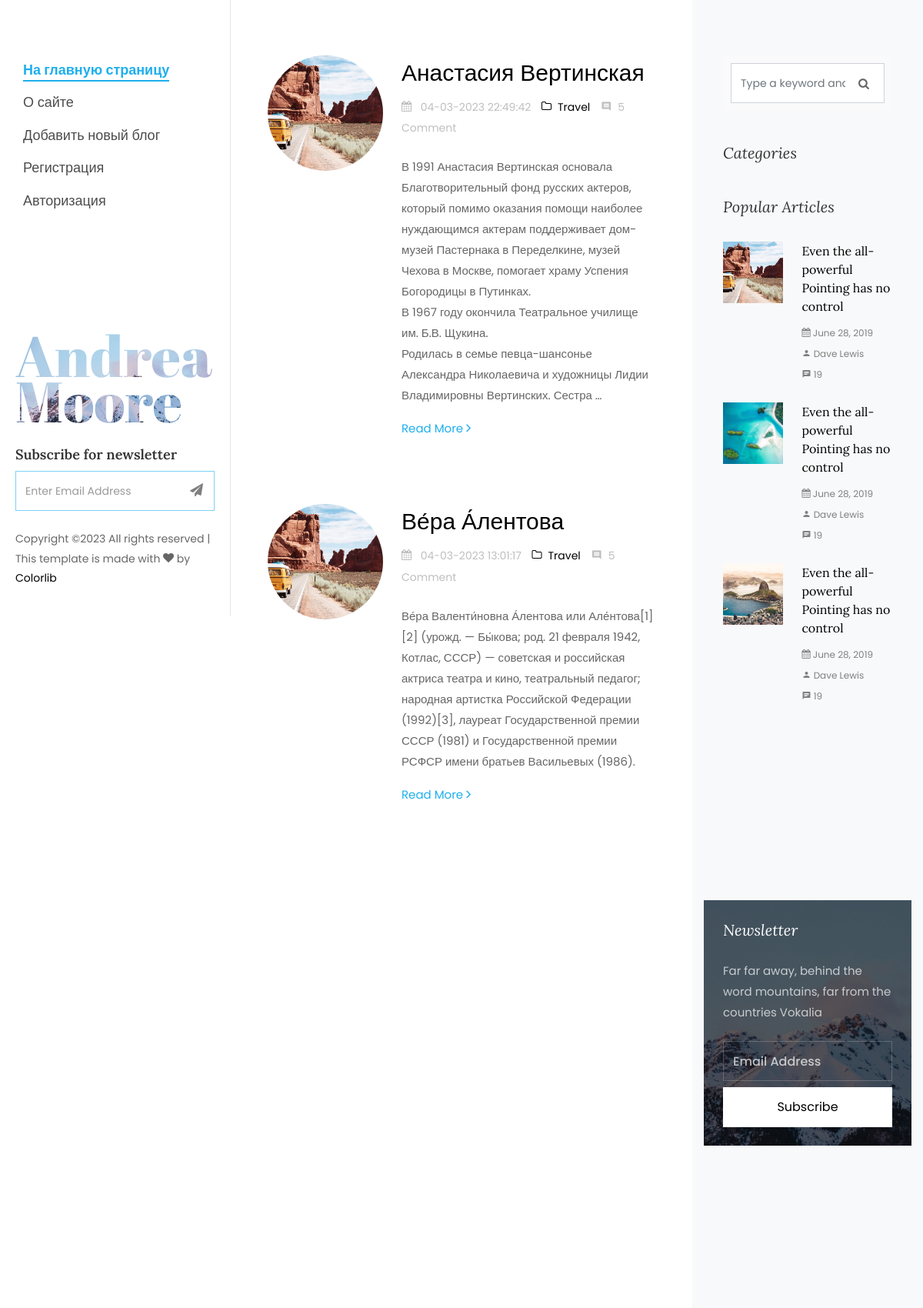
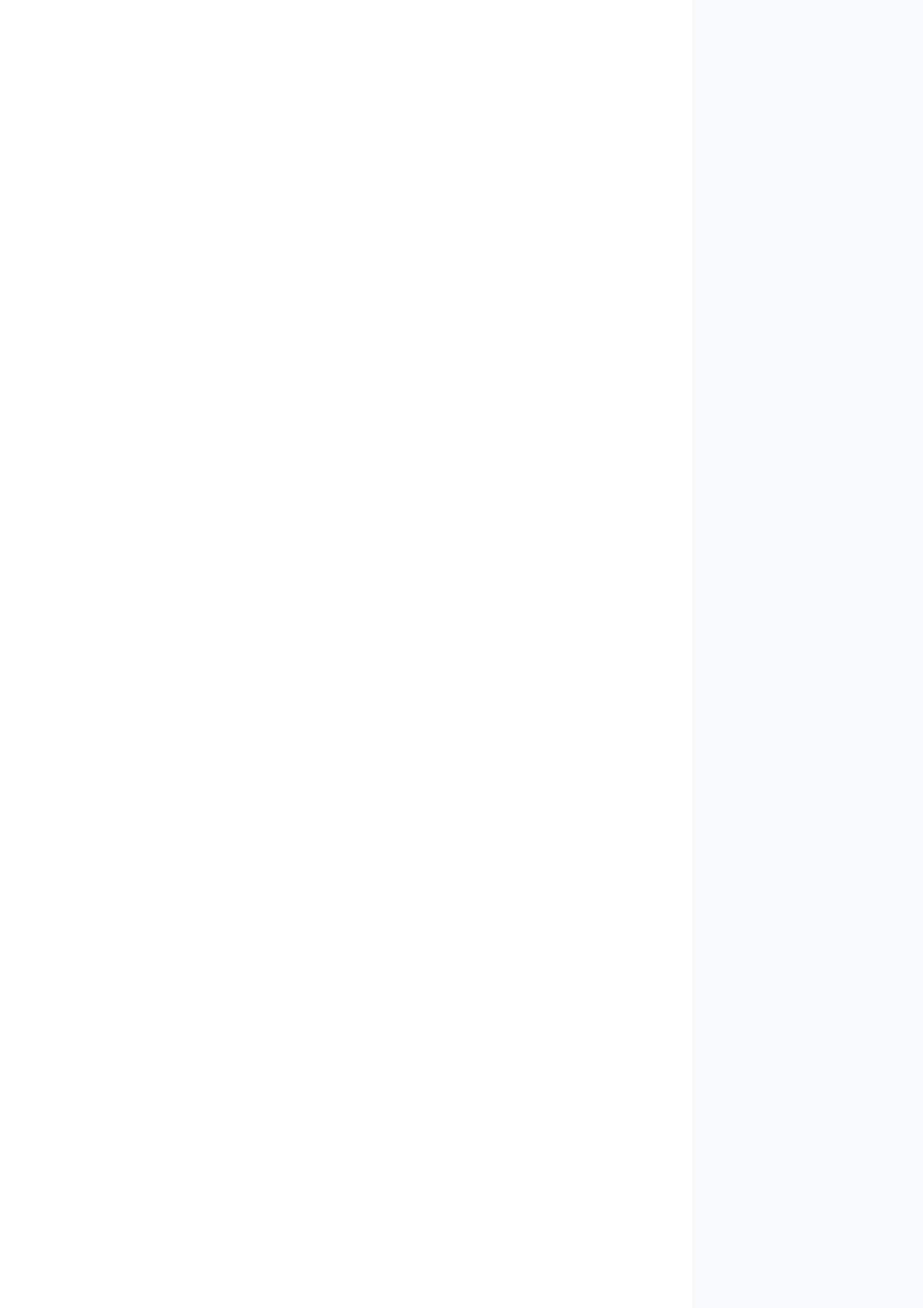
/cats/aktrisy/ (upper part), run on the app's committed database (2 pictures, top to bottom).
### women/models.py (models this page shows, shortened)
class Women(models.Model):
    objects = None
    title = models.CharField(max_length=255, verbose_name='Заголовок')
    content = models.TextField(blank=True)
    photo = models.ImageField(upload_to="photos/%Y/%m/%d/")
    time_create = models.DateTimeField(auto_now_add=True)
    slug = models.SlugField(max_length=250, unique= True, db_index= True, verbose_name= "URL")
    time_update = models.DateTimeField(auto_now=True)
    is_published = models.BooleanField(default=True)
    cat = models.ForeignKey('Category', on_delete=models.PROTECT, )
    class Meta:
        verbose_name_plural = 'Известные женщины'
        ordering = ('cat', 'title')

### women/views.py (the view)
# urls.py: path('cats/<slug:cat_slug>/', CategoryListView.as_view(), name='category'),
class CategoryListView(DataMixin, ListView):
    template_name = 'women/category.html'
    context_object_name = 'posts'
    def get_queryset(self):
        return Women.objects.filter(cat__slug=self.kwargs['cat_slug'], is_published=True)

### women/templates/women/category.html (shortened to what this page needs)
{% load static %}
<!DOCTYPE html>
<html lang="en">
  <head>
    <link rel="stylesheet" href="{% static 'css/open-iconic-bootstrap.min.css' %}">
    <link rel="stylesheet" href="{% static 'css/animate.css' %}">
    <link rel="stylesheet" href="{% static 'css/owl.carousel.min.css' %}">
    <link rel="stylesheet" href="{% static 'css/owl.theme.default.min.css' %}">
    <link rel="stylesheet" href="{% static 'css/magnific-popup.css' %}">
    <link rel="stylesheet" href="{% static 'css/aos.css' %}">
    <link rel="stylesheet" href="{% static 'css/ionicons.min.css' %}">
    <link rel="stylesheet" href="{% static 'css/bootstrap-datepicker.css' %}">
    <link rel="stylesheet" href="{% static 'css/jquery.timepicker.css' %}">
    <link rel="stylesheet" href="{%  static 'css/flaticon.css' %}">
    <link rel="stylesheet" href="{% static 'css/icomoon.css' %}">
    <link rel="stylesheet" href="{% static 'css/style.css' %}">
  </head>
  <body>
	{% include 'women/side-header.html' %}
		<div id="colorlib-main">
			<section class="ftco-section ftco-no-pt ftco-no-pb">
	    	<div class="container">
	    		<div class="row d-flex">
	    			<div class="col-xl-8 py-5 px-md-5">
						{% for p in posts %}
	    				<div class="row pt-md-4">
			    			<div class="col-md-12">
									<div class="blog-entry ftco-animate d-md-flex">
										<a href="" class="img img-2"
										   style="background-image: url('../static/images/image_1.jpg');"></a>
										<div class="text text-2 pl-md-4">
				              <h3 class="mb-2"><a href="single.html"> {{ p.title }} </a></h3>
				              <div class="meta-wrap">
												<p class="meta">
				              		<span><i class="icon-calendar mr-2"></i> {{p.time_update|date:'d-m-Y H:i:s' }} </span>
				              		<span><a href="single.html"><i class="icon-folder-o mr-2"></i>Travel</a></span>
				              		<span><i class="icon-comment2 mr-2"></i>5 Comment</span>
				              	</p>
			              	</div>
				              <p class="mb-4"> {{ p.content | linebreaks | truncatewords:50 }}</p>
				              <p><a href=" {% url 'post' p.slug %} " class="btn-custom">Read More <span class="ion-ios-arrow-forward"></span></a></p>
				            </div>
									</div>
								</div>
			    		</div>
						{% endfor %}
			    	</div>
	    			<div class="col-xl-4 sidebar ftco-animate bg-light pt-5">
	            <div class="sidebar-box pt-md-4">
	              <form action="#" class="search-form">
	                <div class="form-group">
	                  <span class="icon icon-search"></span>
	                  <input type="text" class="form-control" placeholder="Type a keyword and hit enter">
	                </div>
	              </form>
	            </div>
	            <div class="sidebar-box ftco-animate">
	            	<h3 class="sidebar-heading">Categories</h3>
	            </div>
	            <div class="sidebar-box ftco-animate">
	              <h3 class="sidebar-heading">Popular Articles</h3>
	              <div class="block-21 mb-4 d-flex">
	                <a class="blog-img mr-4" style="background-image: url('../static/images/image_1.jpg');"></a>
	                <div class="text">
	                  <h3 class="heading"><a href="#">Even the all-powerful Pointing has no control</a></h3>
	                  <div class="meta">
	                    <div><a href="#"><span class="icon-calendar"></span> June 28, 2019</a></div>
	                    <div><a href="#"><span class="icon-person"></span> Dave Lewis</a></div>
	                    <div><a href="#"><span class="icon-chat"></span> 19</a></div>
	                  </div>
	                </div>
	              </div>
	              <div class="block-21 mb-4 d-flex">
	                <a class="blog-img mr-4" style="background-image: url('../static/images/image_2.jpg');"></a>
	                <div class="text">
	                  <h3 class="heading"><a href="#">Even the all-powerful Pointing has no control</a></h3>
	                  <div class="meta">
	                    <div><a href="#"><span class="icon-calendar"></span> June 28, 2019</a></div>
	                    <div><a href="#"><span class="icon-person"></span> Dave Lewis</a></div>
	                    <div><a href="#"><span class="icon-chat"></span> 19</a></div>
	                  </div>
	                </div>
	              </div>
	              <div class="block-21 mb-4 d-flex">
	                <a class="blog-img mr-4" style="background-image: url('../static/images/image_3.jpg');"></a>
	                <div class="text">
	                  <h3 class="heading"><a href="#">Even the all-powerful Pointing has no control</a></h3>
	                  <div class="meta">
	                    <div><a href="#"><span class="icon-calendar"></span> June 28, 2019</a></div>
	                    <div><a href="#"><span class="icon-person"></span> Dave Lewis</a></div>
	                    <div><a href="#"><span class="icon-chat"></span> 19</a></div>
	                  </div>
	                </div>
	              </div>
	            </div>
							<div class="sidebar-box subs-wrap img py-4" style="background-image: url('../static/images/bg_1.jpg');">
								<div class="overlay"></div>
								<h3 class="mb-4 sidebar-heading">Newsletter</h3>
								<p class="mb-4">Far far away, behind the word mountains, far from the countries Vokalia</p>
	              <form action="#" class="subscribe-form">
	                <div class="form-group">
	                  <input type="text" class="form-control" placeholder="Email Address">
	                  <input type="submit" value="Subscribe" class="mt-2 btn btn-white submit">
	                </div>
	              </form>
	            </div>
	          </div>
	    		</div>
	    	</div>
	    </section>
		</div>
	</div>
  </body>
</html>

### women/static/css/icomoon.css (style rules this page uses)
[class^="icon-"], [class*=" icon-"] { font-family: 'icomoon' !important; speak: none; font-style: normal; font-weight: normal; font-variant: normal; text-transform: none; line-height: 1; -webkit-font-smoothing: antialiased; -moz-osx-font-smoothing: grayscale; }
.icon-search:before { content: "\f002"; }
.icon-calendar:before { content: "\f073"; }
.icon-folder-o:before { content: "\f114"; }
.icon-chat:before { content: "\e0b7"; }
.icon-comment2:before { content: "\e0b9"; }
.icon-person:before { content: "\e7fd"; }

### data on the page
Women: title "Анастасия Вертинская", time_update "04-03-2023 22:49:42", content "В 1991 Анастасия Вертинская основала Благотворительный фонд русских актеров, который помимо оказания помощи наиболее нуждающимся актерам поддерживает дом-музей Пастернака в Переделкине, музей Чехова в Москве, помогает храму Успения Богородицы в Путинках. В 1967 году окончила Театральное училище им. Б.В. Щукина. Родилась в семье певца-шансонье Александра Николаевича и художницы Лидии Владимировны Вертинских. Сестра …"
Women: title "Ве́ра А́лентова", time_update "04-03-2023 13:01:17", content "Ве́ра Валенти́новна А́лентова или Але́нтова[1][2] (урожд. — Бы́кова; род. 21 февраля 1942, Котлас, СССР) — советская и российская актриса театра и кино, театральный педагог; народная артистка Российской Федерации (1992)[3], лауреат Государственной премии СССР (1981) и Государственной премии РСФСР имени братьев Васильевых (1986)."
